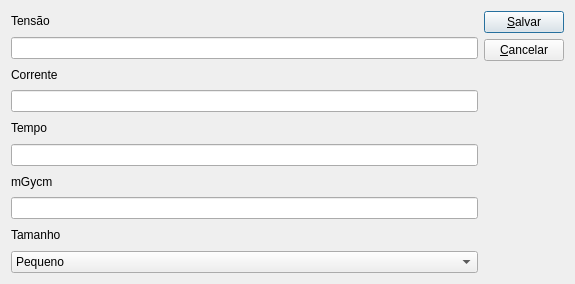
<?xml version="1.0" encoding="UTF-8"?>
<ui version="4.0">
 <class>CadParametrizacoes</class>
 <widget class="QDialog" name="CadParametrizacoes">
  <property name="windowModality">
   <enum>Qt::WindowModal</enum>
  </property>
  <property name="geometry">
   <rect>
    <x>0</x>
    <y>0</y>
    <width>575</width>
    <height>284</height>
   </rect>
  </property>
  <property name="windowTitle">
   <string>Parametrização</string>
  </property>
  <layout class="QHBoxLayout" name="horizontalLayout">
   <item>
    <layout class="QVBoxLayout" name="verticalLayout">
     <item>
      <widget class="QLabel" name="label">
       <property name="text">
        <string>Tensão</string>
       </property>
      </widget>
     </item>
     <item>
      <widget class="QLineEdit" name="edtTensao"/>
     </item>
     <item>
      <widget class="QLabel" name="label_2">
       <property name="text">
        <string>Corrente</string>
       </property>
      </widget>
     </item>
     <item>
      <widget class="QLineEdit" name="edtCorrente"/>
     </item>
     <item>
      <widget class="QLabel" name="label_3">
       <property name="text">
        <string>Tempo</string>
       </property>
      </widget>
     </item>
     <item>
      <widget class="QLineEdit" name="edtTempo"/>
     </item>
     <item>
      <widget class="QLabel" name="label_4">
       <property name="text">
        <string>mGycm</string>
       </property>
      </widget>
     </item>
     <item>
      <widget class="QLineEdit" name="edtMgycm"/>
     </item>
     <item>
      <widget class="QLabel" name="label_5">
       <property name="text">
        <string>Tamanho</string>
       </property>
      </widget>
     </item>
     <item>
      <widget class="QComboBox" name="cboTamanho">
       <item>
        <property name="text">
         <string>Pequeno</string>
        </property>
       </item>
       <item>
        <property name="text">
         <string>Médio</string>
        </property>
       </item>
       <item>
        <property name="text">
         <string>Grande</string>
        </property>
       </item>
       <item>
        <property name="text">
         <string>Extra Grande</string>
        </property>
       </item>
      </widget>
     </item>
    </layout>
   </item>
   <item>
    <layout class="QVBoxLayout" name="verticalLayout_2">
     <item>
      <widget class="QPushButton" name="btnSalvar">
       <property name="text">
        <string>&amp;Salvar</string>
       </property>
      </widget>
     </item>
     <item>
      <widget class="QPushButton" name="btnCancelar">
       <property name="text">
        <string>&amp;Cancelar</string>
       </property>
      </widget>
     </item>
     <item>
      <spacer name="verticalSpacer">
       <property name="orientation">
        <enum>Qt::Vertical</enum>
       </property>
       <property name="sizeHint" stdset="0">
        <size>
         <width>20</width>
         <height>40</height>
        </size>
       </property>
      </spacer>
     </item>
    </layout>
   </item>
  </layout>
 </widget>
 <resources/>
 <connections/>
</ui>
